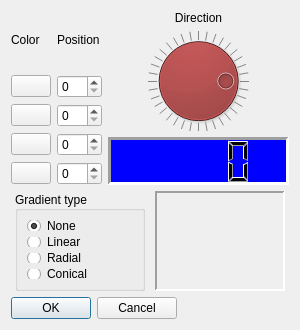
<?xml version="1.0" encoding="UTF-8"?>
<ui version="4.0">
 <class>gradientForm</class>
 <widget class="QDialog" name="gradientForm">
  <property name="geometry">
   <rect>
    <x>0</x>
    <y>0</y>
    <width>300</width>
    <height>330</height>
   </rect>
  </property>
  <property name="minimumSize">
   <size>
    <width>300</width>
    <height>330</height>
   </size>
  </property>
  <property name="maximumSize">
   <size>
    <width>300</width>
    <height>330</height>
   </size>
  </property>
  <property name="font">
   <font>
    <pointsize>9</pointsize>
   </font>
  </property>
  <property name="windowTitle">
   <string>Gradients</string>
  </property>
  <layout class="QVBoxLayout" name="verticalLayout_2">
   <item>
    <layout class="QHBoxLayout" name="horizontalLayout">
     <item>
      <layout class="QGridLayout" name="gridLayout">
       <property name="sizeConstraint">
        <enum>QLayout::SetMinimumSize</enum>
       </property>
       <item row="0" column="0">
        <widget class="QLabel" name="label_1">
         <property name="maximumSize">
          <size>
           <width>45</width>
           <height>16777215</height>
          </size>
         </property>
         <property name="text">
          <string>Color</string>
         </property>
        </widget>
       </item>
       <item row="0" column="1">
        <widget class="QLabel" name="label_2">
         <property name="text">
          <string>Position</string>
         </property>
        </widget>
       </item>
       <item row="1" column="0">
        <widget class="QPushButton" name="color1Button">
         <property name="autoFillBackground">
          <bool>true</bool>
         </property>
         <property name="text">
          <string/>
         </property>
        </widget>
       </item>
       <item row="1" column="1">
        <widget class="QSpinBox" name="pos1SpinBox">
         <property name="maximumSize">
          <size>
           <width>45</width>
           <height>16777215</height>
          </size>
         </property>
         <property name="maximum">
          <number>100</number>
         </property>
        </widget>
       </item>
       <item row="2" column="0">
        <widget class="QPushButton" name="color2Button">
         <property name="text">
          <string/>
         </property>
        </widget>
       </item>
       <item row="2" column="1">
        <widget class="QSpinBox" name="pos2SpinBox">
         <property name="maximumSize">
          <size>
           <width>45</width>
           <height>16777215</height>
          </size>
         </property>
         <property name="maximum">
          <number>100</number>
         </property>
        </widget>
       </item>
       <item row="3" column="0">
        <widget class="QPushButton" name="color3Button">
         <property name="text">
          <string/>
         </property>
        </widget>
       </item>
       <item row="3" column="1">
        <widget class="QSpinBox" name="pos3SpinBox">
         <property name="maximumSize">
          <size>
           <width>45</width>
           <height>16777215</height>
          </size>
         </property>
         <property name="maximum">
          <number>100</number>
         </property>
        </widget>
       </item>
       <item row="4" column="0">
        <widget class="QPushButton" name="color4Button">
         <property name="text">
          <string/>
         </property>
        </widget>
       </item>
       <item row="4" column="1">
        <widget class="QSpinBox" name="pos4SpinBox">
         <property name="maximumSize">
          <size>
           <width>45</width>
           <height>16777215</height>
          </size>
         </property>
         <property name="maximum">
          <number>100</number>
         </property>
        </widget>
       </item>
      </layout>
     </item>
     <item>
      <layout class="QVBoxLayout" name="verticalLayout">
       <item>
        <widget class="QLabel" name="dialLabel">
         <property name="text">
          <string>Direction</string>
         </property>
         <property name="alignment">
          <set>Qt::AlignCenter</set>
         </property>
        </widget>
       </item>
       <item>
        <widget class="QDial" name="directionDial">
         <property name="sizePolicy">
          <sizepolicy hsizetype="Minimum" vsizetype="Minimum">
           <horstretch>0</horstretch>
           <verstretch>0</verstretch>
          </sizepolicy>
         </property>
         <property name="palette">
          <palette>
           <active>
            <colorrole role="Button">
             <brush brushstyle="SolidPattern">
              <color alpha="255">
               <red>170</red>
               <green>0</green>
               <blue>0</blue>
              </color>
             </brush>
            </colorrole>
           </active>
           <inactive>
            <colorrole role="Button">
             <brush brushstyle="SolidPattern">
              <color alpha="255">
               <red>170</red>
               <green>0</green>
               <blue>0</blue>
              </color>
             </brush>
            </colorrole>
           </inactive>
           <disabled>
            <colorrole role="Button">
             <brush brushstyle="SolidPattern">
              <color alpha="255">
               <red>170</red>
               <green>0</green>
               <blue>0</blue>
              </color>
             </brush>
            </colorrole>
           </disabled>
          </palette>
         </property>
         <property name="minimum">
          <number>0</number>
         </property>
         <property name="maximum">
          <number>360</number>
         </property>
         <property name="singleStep">
          <number>1</number>
         </property>
         <property name="value">
          <number>90</number>
         </property>
         <property name="sliderPosition">
          <number>90</number>
         </property>
         <property name="invertedAppearance">
          <bool>true</bool>
         </property>
         <property name="invertedControls">
          <bool>false</bool>
         </property>
         <property name="wrapping">
          <bool>true</bool>
         </property>
         <property name="notchTarget">
          <double>10.000000000000000</double>
         </property>
         <property name="notchesVisible">
          <bool>true</bool>
         </property>
        </widget>
       </item>
       <item>
        <widget class="QLCDNumber" name="directionLCD">
         <property name="sizePolicy">
          <sizepolicy hsizetype="Expanding" vsizetype="Expanding">
           <horstretch>0</horstretch>
           <verstretch>0</verstretch>
          </sizepolicy>
         </property>
         <property name="minimumSize">
          <size>
           <width>80</width>
           <height>30</height>
          </size>
         </property>
         <property name="maximumSize">
          <size>
           <width>16777215</width>
           <height>16777215</height>
          </size>
         </property>
         <property name="palette">
          <palette>
           <active>
            <colorrole role="Base">
             <brush brushstyle="SolidPattern">
              <color alpha="255">
               <red>0</red>
               <green>170</green>
               <blue>0</blue>
              </color>
             </brush>
            </colorrole>
            <colorrole role="Window">
             <brush brushstyle="SolidPattern">
              <color alpha="255">
               <red>0</red>
               <green>0</green>
               <blue>255</blue>
              </color>
             </brush>
            </colorrole>
           </active>
           <inactive>
            <colorrole role="Base">
             <brush brushstyle="SolidPattern">
              <color alpha="255">
               <red>0</red>
               <green>170</green>
               <blue>0</blue>
              </color>
             </brush>
            </colorrole>
            <colorrole role="Window">
             <brush brushstyle="SolidPattern">
              <color alpha="255">
               <red>0</red>
               <green>0</green>
               <blue>255</blue>
              </color>
             </brush>
            </colorrole>
           </inactive>
           <disabled>
            <colorrole role="Base">
             <brush brushstyle="SolidPattern">
              <color alpha="255">
               <red>0</red>
               <green>0</green>
               <blue>255</blue>
              </color>
             </brush>
            </colorrole>
            <colorrole role="Window">
             <brush brushstyle="SolidPattern">
              <color alpha="255">
               <red>0</red>
               <green>0</green>
               <blue>255</blue>
              </color>
             </brush>
            </colorrole>
           </disabled>
          </palette>
         </property>
         <property name="autoFillBackground">
          <bool>true</bool>
         </property>
         <property name="frameShape">
          <enum>QFrame::Panel</enum>
         </property>
         <property name="frameShadow">
          <enum>QFrame::Sunken</enum>
         </property>
         <property name="lineWidth">
          <number>3</number>
         </property>
         <property name="smallDecimalPoint">
          <bool>true</bool>
         </property>
         <property name="digitCount">
          <number>4</number>
         </property>
         <property name="mode">
          <enum>QLCDNumber::Dec</enum>
         </property>
         <property name="segmentStyle">
          <enum>QLCDNumber::Filled</enum>
         </property>
         <property name="value" stdset="0">
          <double>0.000000000000000</double>
         </property>
         <property name="intValue" stdset="0">
          <number>0</number>
         </property>
        </widget>
       </item>
      </layout>
     </item>
    </layout>
   </item>
   <item>
    <layout class="QHBoxLayout" name="horizontalLayout_2">
     <item>
      <widget class="QGroupBox" name="gradientGroupBox">
       <property name="minimumSize">
        <size>
         <width>130</width>
         <height>100</height>
        </size>
       </property>
       <property name="maximumSize">
        <size>
         <width>130</width>
         <height>100</height>
        </size>
       </property>
       <property name="title">
        <string>Gradient type</string>
       </property>
       <property name="alignment">
        <set>Qt::AlignLeading|Qt::AlignLeft|Qt::AlignVCenter</set>
       </property>
       <layout class="QVBoxLayout" name="verticalLayout_3">
        <item>
         <widget class="QRadioButton" name="noGradientButton">
          <property name="text">
           <string>None</string>
          </property>
          <property name="checked">
           <bool>true</bool>
          </property>
         </widget>
        </item>
        <item>
         <widget class="QRadioButton" name="linearGradientButton">
          <property name="text">
           <string>Linear</string>
          </property>
         </widget>
        </item>
        <item>
         <widget class="QRadioButton" name="radialGradientButton">
          <property name="text">
           <string>Radial</string>
          </property>
         </widget>
        </item>
        <item>
         <widget class="QRadioButton" name="conicalGradientButton">
          <property name="text">
           <string>Conical</string>
          </property>
         </widget>
        </item>
       </layout>
      </widget>
     </item>
     <item>
      <widget class="QLabel" name="previewLabel">
       <property name="minimumSize">
        <size>
         <width>130</width>
         <height>100</height>
        </size>
       </property>
       <property name="maximumSize">
        <size>
         <width>130</width>
         <height>100</height>
        </size>
       </property>
       <property name="palette">
        <palette>
         <active>
          <colorrole role="Base">
           <brush brushstyle="SolidPattern">
            <color alpha="255">
             <red>0</red>
             <green>255</green>
             <blue>127</blue>
            </color>
           </brush>
          </colorrole>
         </active>
         <inactive>
          <colorrole role="Base">
           <brush brushstyle="SolidPattern">
            <color alpha="255">
             <red>0</red>
             <green>255</green>
             <blue>127</blue>
            </color>
           </brush>
          </colorrole>
         </inactive>
         <disabled>
          <colorrole role="Base">
           <brush brushstyle="SolidPattern">
            <color alpha="255">
             <red>255</red>
             <green>255</green>
             <blue>255</blue>
            </color>
           </brush>
          </colorrole>
         </disabled>
        </palette>
       </property>
       <property name="autoFillBackground">
        <bool>true</bool>
       </property>
       <property name="frameShape">
        <enum>QFrame::Panel</enum>
       </property>
       <property name="frameShadow">
        <enum>QFrame::Sunken</enum>
       </property>
       <property name="lineWidth">
        <number>2</number>
       </property>
       <property name="text">
        <string/>
       </property>
       <property name="alignment">
        <set>Qt::AlignCenter</set>
       </property>
      </widget>
     </item>
    </layout>
   </item>
   <item>
    <widget class="QDialogButtonBox" name="buttonBox">
     <property name="sizePolicy">
      <sizepolicy hsizetype="Fixed" vsizetype="Fixed">
       <horstretch>0</horstretch>
       <verstretch>0</verstretch>
      </sizepolicy>
     </property>
     <property name="orientation">
      <enum>Qt::Horizontal</enum>
     </property>
     <property name="standardButtons">
      <set>QDialogButtonBox::Cancel|QDialogButtonBox::Ok</set>
     </property>
     <property name="centerButtons">
      <bool>false</bool>
     </property>
    </widget>
   </item>
  </layout>
 </widget>
 <resources/>
 <connections>
  <connection>
   <sender>buttonBox</sender>
   <signal>accepted()</signal>
   <receiver>gradientForm</receiver>
   <slot>accept()</slot>
   <hints>
    <hint type="sourcelabel">
     <x>248</x>
     <y>254</y>
    </hint>
    <hint type="destinationlabel">
     <x>157</x>
     <y>274</y>
    </hint>
   </hints>
  </connection>
  <connection>
   <sender>buttonBox</sender>
   <signal>rejected()</signal>
   <receiver>gradientForm</receiver>
   <slot>reject()</slot>
   <hints>
    <hint type="sourcelabel">
     <x>316</x>
     <y>260</y>
    </hint>
    <hint type="destinationlabel">
     <x>286</x>
     <y>274</y>
    </hint>
   </hints>
  </connection>
 </connections>
</ui>
